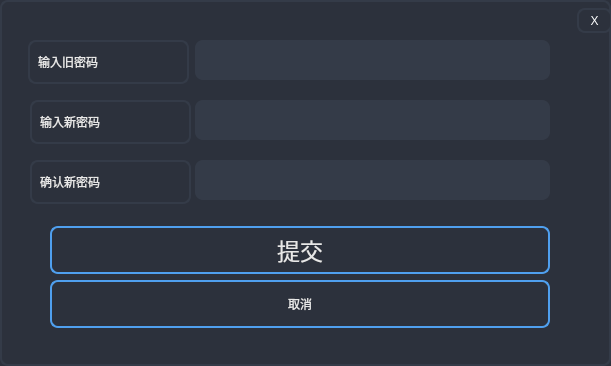
<?xml version="1.0" encoding="UTF-8"?>
<ui version="4.0">
 <class>Form</class>
 <widget class="QWidget" name="Form">
  <property name="geometry">
   <rect>
    <x>0</x>
    <y>0</y>
    <width>611</width>
    <height>366</height>
   </rect>
  </property>
  <property name="windowTitle">
   <string>注册</string>
  </property>
  <property name="autoFillBackground">
   <bool>false</bool>
  </property>
  <property name="styleSheet">
   <string notr="true">QWidget {background-color: rgb(44,49,60);
border-radius: 8px;
border: 2px solid #343b48;}</string>
  </property>
  <widget class="QLineEdit" name="lineEditNewPassword">
   <property name="geometry">
    <rect>
     <x>195</x>
     <y>100</y>
     <width>355</width>
     <height>40</height>
    </rect>
   </property>
   <property name="minimumSize">
    <size>
     <width>0</width>
     <height>40</height>
    </size>
   </property>
   <property name="styleSheet">
    <string notr="true">QLineEdit {
      color: rgb(220,225,236);
      font: 15pt &quot;Verdana&quot;;
      border: None;
      border-bottom-color: white;
      border-radius: 8px;
      padding: 0 8px;
      background: rgb(52,59,72);
      selection-background-color: darkgray;
}</string>
   </property>
   <property name="echoMode">
    <enum>QLineEdit::Password</enum>
   </property>
  </widget>
  <widget class="QPushButton" name="pushButtonModifyPassword">
   <property name="geometry">
    <rect>
     <x>50</x>
     <y>226</y>
     <width>500</width>
     <height>48</height>
    </rect>
   </property>
   <property name="sizePolicy">
    <sizepolicy hsizetype="Minimum" vsizetype="Fixed">
     <horstretch>0</horstretch>
     <verstretch>0</verstretch>
    </sizepolicy>
   </property>
   <property name="minimumSize">
    <size>
     <width>0</width>
     <height>45</height>
    </size>
   </property>
   <property name="font">
    <font>
     <family>Verdana</family>
     <pointsize>17</pointsize>
     <weight>50</weight>
     <italic>false</italic>
     <bold>false</bold>
     <kerning>true</kerning>
    </font>
   </property>
   <property name="autoFillBackground">
    <bool>false</bool>
   </property>
   <property name="styleSheet">
    <string notr="true">color: rgb(231, 231, 231);
font: 17pt &quot;Verdana&quot;;
border: 2px solid rgb(79,159,238);
padding: 5px;
border-radius: 8px;
opacity: 200;
</string>
   </property>
   <property name="text">
    <string>提交</string>
   </property>
   <property name="autoDefault">
    <bool>false</bool>
   </property>
   <property name="default">
    <bool>false</bool>
   </property>
   <property name="flat">
    <bool>false</bool>
   </property>
  </widget>
  <widget class="QPushButton" name="pushButtonCancel">
   <property name="geometry">
    <rect>
     <x>50</x>
     <y>280</y>
     <width>500</width>
     <height>48</height>
    </rect>
   </property>
   <property name="minimumSize">
    <size>
     <width>0</width>
     <height>45</height>
    </size>
   </property>
   <property name="styleSheet">
    <string notr="true">color: rgb(231, 231, 231);
font: 17pt &quot;Verdana&quot;;
border: 2px solid rgb(79,159,238);
padding: 5px;
border-radius: 8px;
opacity: 200;
</string>
   </property>
   <property name="text">
    <string>取消</string>
   </property>
   <property name="default">
    <bool>false</bool>
   </property>
   <property name="flat">
    <bool>false</bool>
   </property>
  </widget>
  <widget class="QPushButton" name="pushButtonClose">
   <property name="geometry">
    <rect>
     <x>577</x>
     <y>8</y>
     <width>35</width>
     <height>25</height>
    </rect>
   </property>
   <property name="minimumSize">
    <size>
     <width>35</width>
     <height>25</height>
    </size>
   </property>
   <property name="maximumSize">
    <size>
     <width>35</width>
     <height>25</height>
    </size>
   </property>
   <property name="styleSheet">
    <string notr="true">color: white;
font: 12pt &quot;Arial&quot;;</string>
   </property>
   <property name="text">
    <string>X</string>
   </property>
   <property name="flat">
    <bool>true</bool>
   </property>
  </widget>
  <widget class="QLineEdit" name="lineEditOldPassword">
   <property name="geometry">
    <rect>
     <x>195</x>
     <y>40</y>
     <width>355</width>
     <height>40</height>
    </rect>
   </property>
   <property name="minimumSize">
    <size>
     <width>0</width>
     <height>40</height>
    </size>
   </property>
   <property name="styleSheet">
    <string notr="true">QLineEdit {
      color: rgb(220,225,236);
      font: 15pt &quot;Verdana&quot;;
      border: None;
      border-bottom-color: white;
      border-radius: 8px;
      padding: 0 8px;
      background: rgb(52,59,72);
      selection-background-color: darkgray;
}</string>
   </property>
   <property name="echoMode">
    <enum>QLineEdit::Password</enum>
   </property>
  </widget>
  <widget class="QLabel" name="label_5">
   <property name="geometry">
    <rect>
     <x>28</x>
     <y>40</y>
     <width>161</width>
     <height>44</height>
    </rect>
   </property>
   <property name="styleSheet">
    <string notr="true">color: rgb(231, 231, 231);
font: 17pt &quot;Verdana&quot;;
padding: 5px;
border-radius: 8px;
opacity: 200;</string>
   </property>
   <property name="text">
    <string>输入旧密码</string>
   </property>
  </widget>
  <widget class="QLabel" name="label_6">
   <property name="geometry">
    <rect>
     <x>30</x>
     <y>100</y>
     <width>161</width>
     <height>44</height>
    </rect>
   </property>
   <property name="styleSheet">
    <string notr="true">color: rgb(231, 231, 231);
font: 17pt &quot;Verdana&quot;;
padding: 5px;
border-radius: 8px;
opacity: 200;</string>
   </property>
   <property name="text">
    <string>输入新密码</string>
   </property>
  </widget>
  <widget class="QLineEdit" name="lineEditConfirmPassword">
   <property name="geometry">
    <rect>
     <x>195</x>
     <y>160</y>
     <width>355</width>
     <height>40</height>
    </rect>
   </property>
   <property name="minimumSize">
    <size>
     <width>0</width>
     <height>40</height>
    </size>
   </property>
   <property name="styleSheet">
    <string notr="true">QLineEdit {
      color: rgb(220,225,236);
      font: 15pt &quot;Verdana&quot;;
      border: None;
      border-bottom-color: white;
      border-radius: 8px;
      padding: 0 8px;
      background: rgb(52,59,72);
      selection-background-color: darkgray;
}</string>
   </property>
   <property name="echoMode">
    <enum>QLineEdit::Password</enum>
   </property>
  </widget>
  <widget class="QLabel" name="label_7">
   <property name="geometry">
    <rect>
     <x>30</x>
     <y>160</y>
     <width>161</width>
     <height>44</height>
    </rect>
   </property>
   <property name="styleSheet">
    <string notr="true">color: rgb(231, 231, 231);
font: 17pt &quot;Verdana&quot;;
padding: 5px;
border-radius: 8px;
opacity: 200;</string>
   </property>
   <property name="text">
    <string>确认新密码</string>
   </property>
  </widget>
 </widget>
 <tabstops>
  <tabstop>lineEditOldPassword</tabstop>
  <tabstop>lineEditNewPassword</tabstop>
  <tabstop>lineEditConfirmPassword</tabstop>
  <tabstop>pushButtonModifyPassword</tabstop>
  <tabstop>pushButtonCancel</tabstop>
  <tabstop>pushButtonClose</tabstop>
 </tabstops>
 <resources/>
 <connections/>
</ui>
